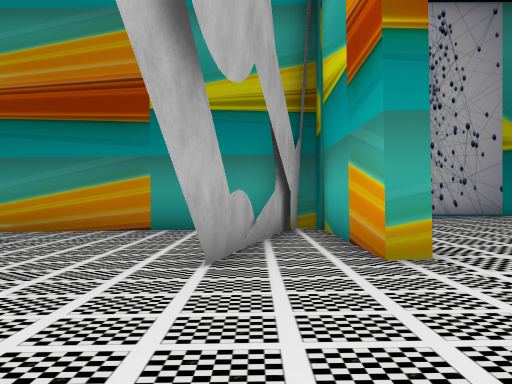
view 1 (above)

24 first-person views from a walk through a scene from a Unity 3-D project. The camera is 1.5 m above the floor, looks level and sees 70° across. The floor is counted in squares, 2 m on a side. Each view is taken from the middle of a square. On the plan, view 1 faces up. The plan holds only what a view shows up to about 11 squares ahead; the rest is blank. The place goes on beyond the plan. The player is left out. Some surface patterns are stand-ins.

view 2
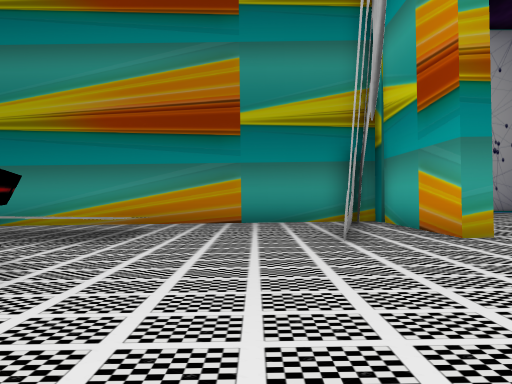

view 3
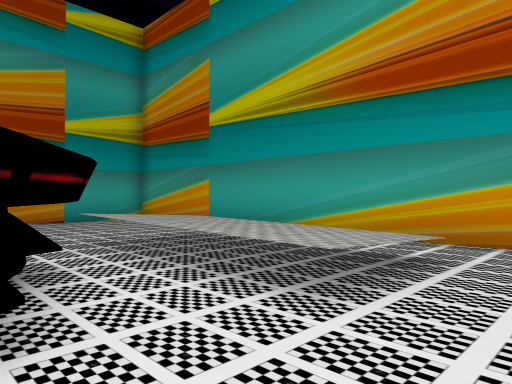

view 4
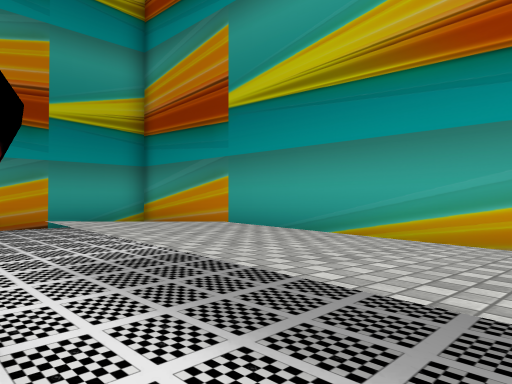

view 5
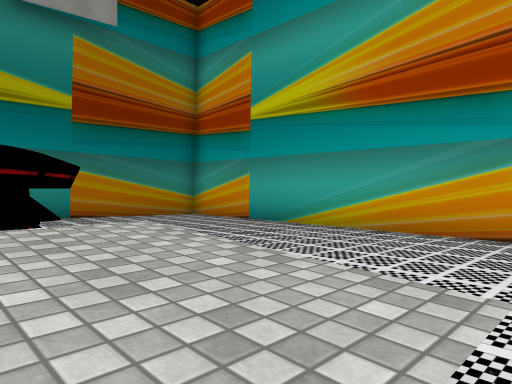

view 6
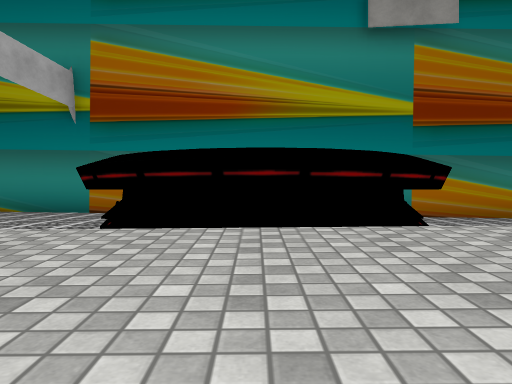

view 7
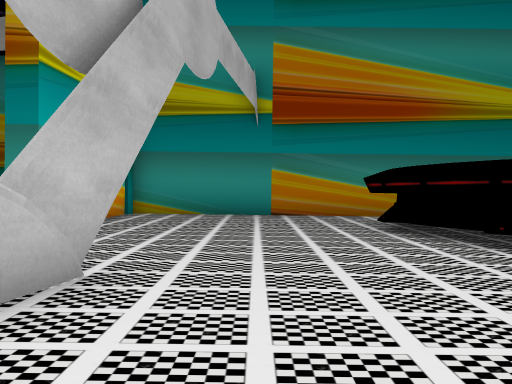

view 8
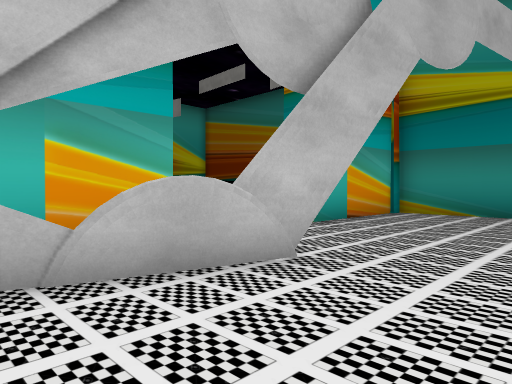

view 9
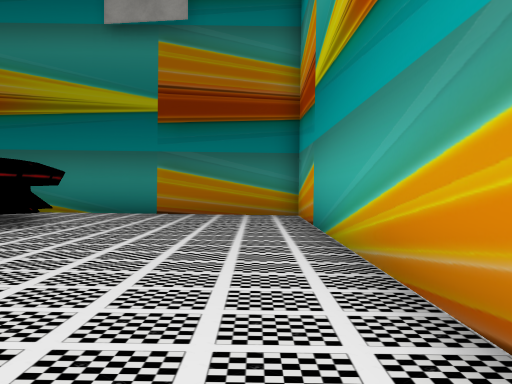

view 10
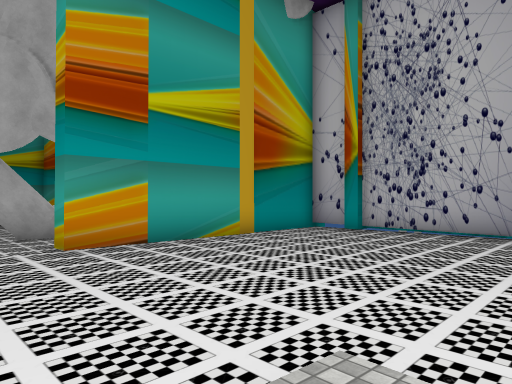

view 11
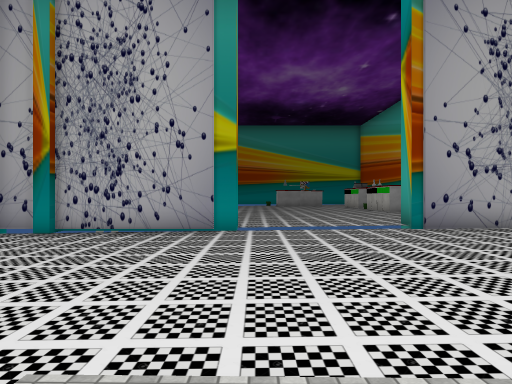

view 12
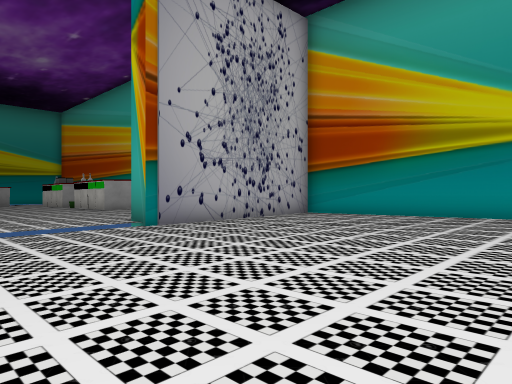

view 13
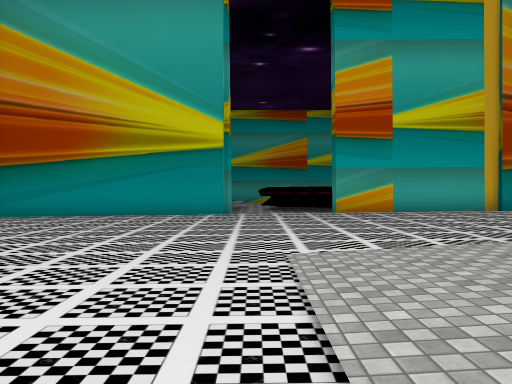

view 14
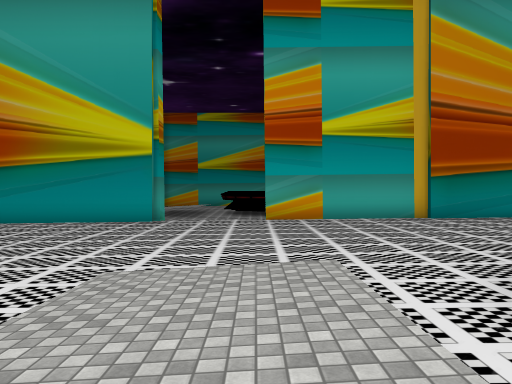

view 15
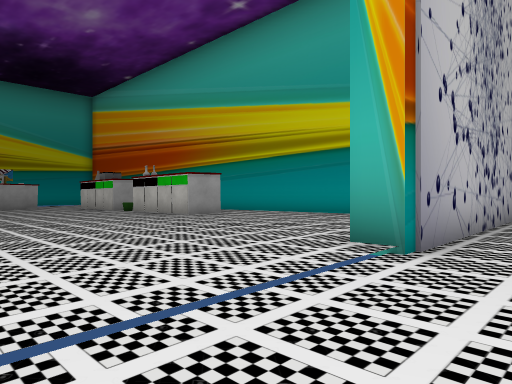

view 16
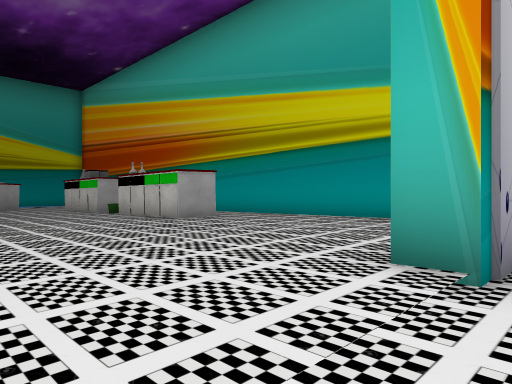

view 17
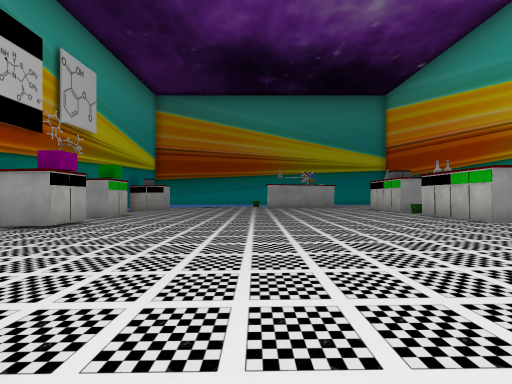

view 18
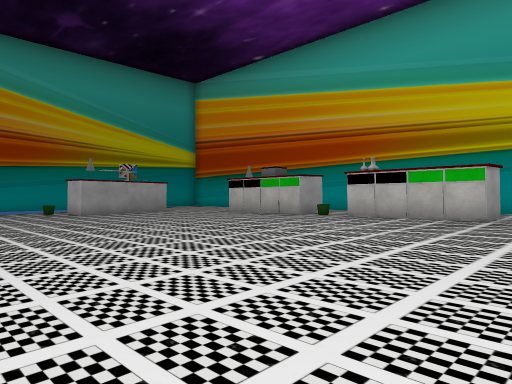

view 19
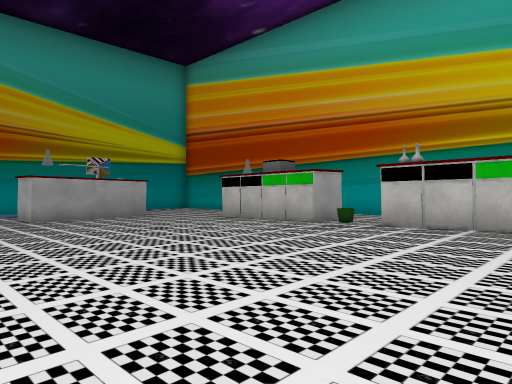

view 20
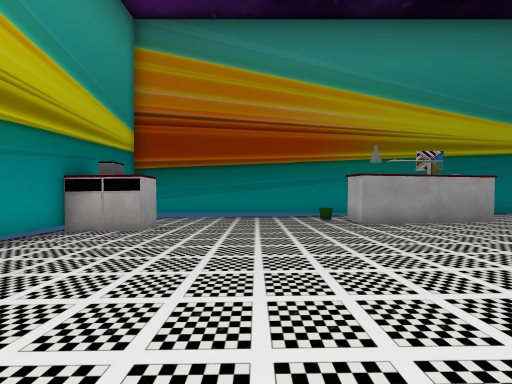

view 21
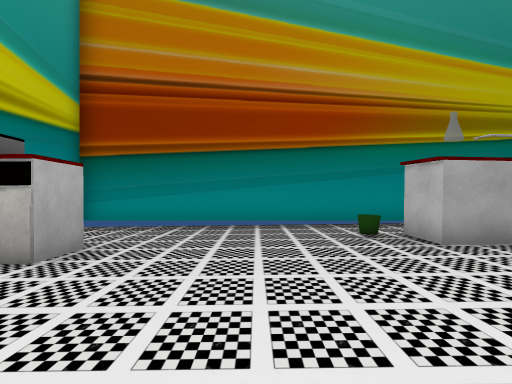

view 22
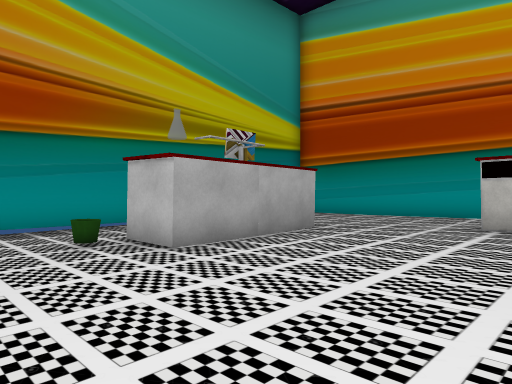

view 23
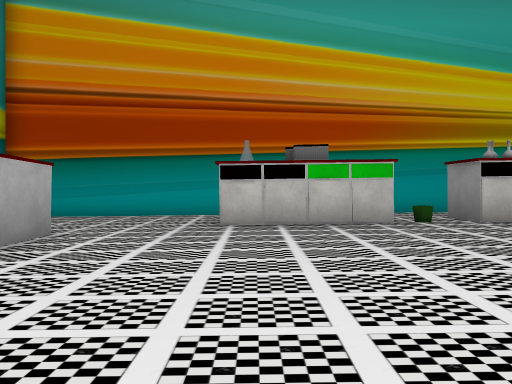

view 24
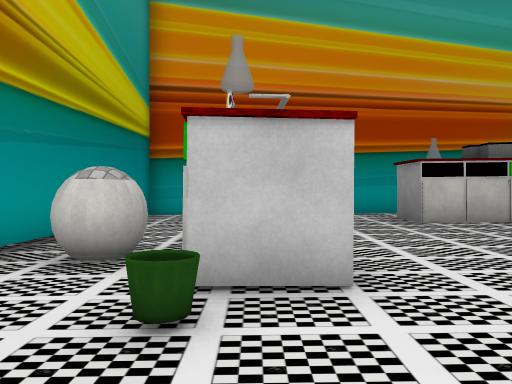

### Floor plan
Key: @ floor where view 1 was taken; # wall or solid block; x gap in a wall; . main floor; : floor 0.25 m higher than the main floor; - floor 0.25 m lower than the main floor; + floor 0.5 m higher than the main floor; _ floor 0.5 m lower than the main floor; / step, stairs or slope; = window, fence, low wall or low ledge; ^ raised ledge; v drop or lower ground; B ball.
Columns run from 16 left of view 1 to 20 right of it. Each row starts with its distance up from view 1.
 34                     ###########   ##
 33                     _____---B------#
 32                      ___--=-------.#
 31                      __----####--..#
 30                    ###----------...#
 29                    #_----------....#
 28                    #----------.....#
 27                    #---------...# .#
 26                     --------....#
 25                      ------.....#
 24                       ----.........#
 23                       ----.........#
 22                      ----.......#..#
 21                      ---........#
 20                      #-.........#
 19                      -..........:: #
 18                      ..........::::#
 17                       ........:::::#
 16                       .......::::::#
 15                        .....:::::::#
 14                         ...:::::::
 13                         ..::::::
 12                   #######/////#######
 11                   #---.........:::::#
 10                   #--..........:::::#
  9  ##################-..........::::::#
  8 #      __--------##..........:::::::#
  7 # ______--------###.........::::::::#
  6 #______^^^^^----=.#........:::::::::#
  5 #______^^^^^----#.#.......::::::::::x
  4 #_____---------.#........::::::::::+v
  3 #____-   ##---........../ ++:/::::++
  2 #___---#####-......   .: ++++/:::+++v
  1 #__---##   #-.....        ////::++++#
  0 #_----     #....@.#        ^:::+++++#
 -1 #------#    ......#          :++++++#
 -2 #------#   .......#           ++++++#
 -3 ########  #########             ++++#
 -4                                  +++#
 -5                                    +#

Where each view was taken, in squares from view 1:
view 1: 0 up, 0 right, facing up
view 2: 2 down, 2 left, facing up
view 3: 2 up, 3 left, facing up-left
view 4: 3 up, 5 left, facing up-left
view 5: 7 up, 8 left, facing down-left
view 6: 7 up, 7 left, facing down
view 7: 7 up, 2 left, facing down
view 8: 7 up, 3 left, facing down-right
view 9: 7 up, 14 left, facing down
view 10: 2 up, 9 right, facing up-left
view 11: 2 up, 9 right, facing up
view 12: 4 up, 9 right, facing up-right
view 13: 4 up, 9 right, facing right
view 14: 2 up, 9 right, facing right
view 15: 10 up, 9 right, facing up-right
view 16: 11 up, 10 right, facing up-right
view 17: 11 up, 10 right, facing up
view 18: 17 up, 6 right, facing up-right
view 19: 19 up, 8 right, facing up-right
view 20: 21 up, 8 right, facing up
view 21: 25 up, 8 right, facing up
view 22: 26 up, 8 right, facing up-right
view 23: 27 up, 8 right, facing right
view 24: 31 up, 8 right, facing right
